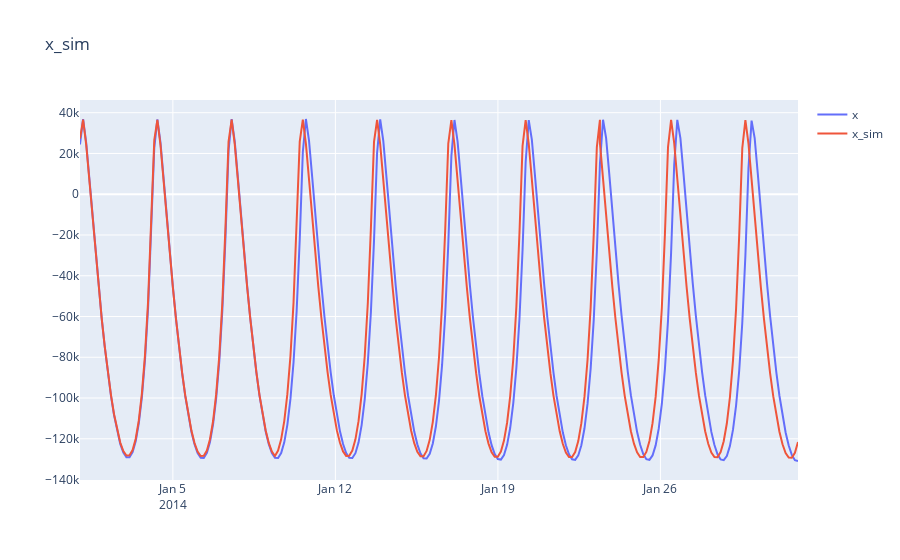

The cell this chart's notebook holds for it:
### Markdown cell above
### 2.4.2 Местоположение по оси X

### Code cell
plotly_df(df_for_graph, ['x', 'x_sim'])

### Figure 1 — Plotly figure (JSON) as saved in the notebook; plotly's stock layout.template omitted (floating-point values rounded to 4 significant figures; data arrays with more than 128 entries replaced by an {"elided": "..."} marker saying what was removed)
{"data": [{"mode": "lines", "name": "x", "type": "scatter", "x": {"elided": "235 str values"}, "y": {"elided": "235 float values"}}, {"mode": "lines", "name": "x_sim", "type": "scatter", "x": {"elided": "235 str values"}, "y": {"elided": "235 float values"}}], "layout": {"title": {"text": "x_sim"}}}
